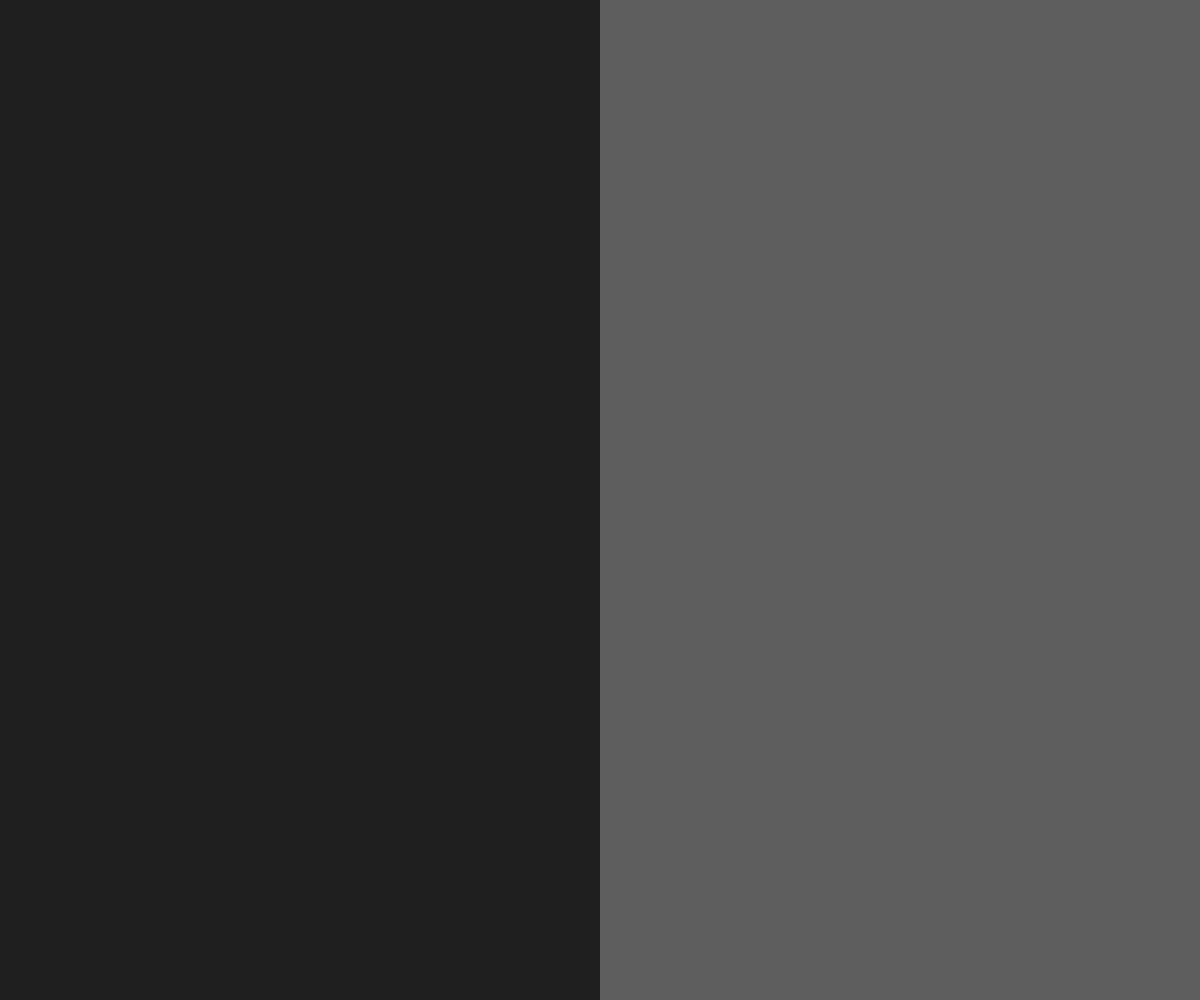
Frame 1 (no input)
Frame 60 (no input): identical to frame 1, image omitted
Frame 120 (the mouse pressed at the canvas centre since frame 60): identical to frame 1, image omitted

The p5.js sketch that drew this single still picture (run headless with seeded random() and noise() and a simulated clock; from frame 60 on, the mouse is pressed at the canvas centre):

// p5.js sketch
// ── sketch.js
/* Creative Coding
   Edel Prior
   October 2018 (week 4)
   Notes
*/

// Step 2 :: Making a pallette of colors with content and set rules.


var boxCountX = 100;
var boxCountY = 10;


var hueValue = [];
var satValue = [];
var brightValue = [];

var parts = [];

function setup() {
  createCanvas(windowWidth, windowHeight);
  colorMode(HSB, 200);
  noStroke();
  //noLoop();

  for (i = 0; i < boxCountX; i++) {
    if (i % 2 == 0) {
      hueValue[i] = random(50, 150);
      satValue[i] = 150;
      brightValue[i] = random(20, 40);
    } else {
      hueValue[i] = 100;
      satValue[i] = random(40, 80);
      brightValue[i] = random(60, 100);
    }
  }
}

function draw() {

//  var mX = constrain(mouseX, 0, width);
//  var mY = constrain(mouseY, 0, height);

  var counter = 0;

  var currentBoxCountX = int((map(20, 0, width, 1, boxCountX)));
  var currentBoxCountY = int((map(20, 0, height, 1, boxCountY)));
  var boxWidth = width / currentBoxCountX;
  var boxHeight = height / currentBoxCountY;

for(var gridY = 0; gridY < boxCountY; gridY++) {
  for(var gridX = 0; gridX < boxCountX; gridX++){
    var positionX = boxWidth * gridX;
    var positionY = boxHeight * gridY;
    var index = counter % currentBoxCountX;

    fill((hueValue[index], satValue[index], brightValue[index]));
    rect(positionX, positionY, boxWidth, boxHeight);
    counter++;
  }
}
}
//   var lineCount = int(random(5, 30));
//   var lineHeight = height / lineCount;
//
//   // console.log(hueValue);
//   // console.log(satValue);
//   for (var i = lineCount; i >= 0; i--) {
//     var partCount = i + 1;
//     parts = [];
//     parts.push(random(2, 20));
//   }
//
//   var totalSum = 0;
//   for (i = 0; i < parts.length; i++) {
//     totalSum = totalSum + parts[i];
//   }
//
// }





// Will have to run on  a server (download live-server package in Atom)
// access by going to command pallette [cmd + shift + P] and typing live-server
//  // access through folder directory
//
//  var sumPartsNow = 0;
// for (var ii = 0; ii < parts.length; ii++) {
//   sumPartsNow += parts[ii];
//
//   var x = map(sumPartsNow, 0, sumPartsTotal, 0, width);
//   var y = rowHeight * i;
//   var w = -map(parts[ii], 0, sumPartsTotal, 0, width);
//   var h = rowHeight;
//
//   var index = counter % colorCount;
//   var col = color(hueValues[index], saturationValues[index], brightnessValues[index]);
//   fill(col);
//   rect(x, y, w, h);
//
//   counter++;
